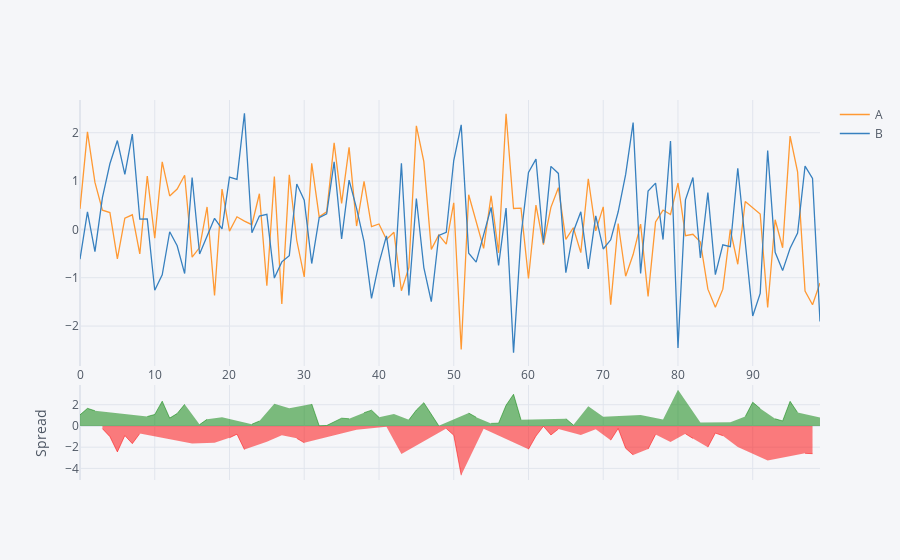

Here is the notebook cell this chart was saved with:
### Markdown cell above
### Spread plot

### Code cell
df1[['A', 'B']].iplot(kind='spread')

### Figure 1 — Plotly figure (JSON) as saved in the notebook; plotly's stock layout.template omitted (floating-point values rounded to 4 significant figures)
{"data": [{"line": {"color": "rgba(255, 153, 51, 1.0)", "dash": "solid", "shape": "linear", "width": 1.3}, "mode": "lines", "name": "A", "text": "", "type": "scatter", "x": [0, 1, 2, 3, 4, 5, 6, 7, 8, 9, 10, 11, 12, 13, 14, 15, 16, 17, 18, 19, 20, 21, 22, 23, 24, 25, 26, 27, 28, 29, 30, 31, 32, 33, 34, 35, 36, 37, 38, 39, 40, 41, 42, 43, 44, 45, 46, 47, 48, 49, 50, 51, 52, 53, 54, 55, 56, 57, 58, 59, 60, 61, 62, 63, 64, 65, 66, 67, 68, 69, 70, 71, 72, 73, 74, 75, 76, 77, 78, 79, 80, 81, 82, 83, 84, 85, 86, 87, 88, 89, 90, 91, 92, 93, 94, 95, 96, 97, 98, 99], "y": [0.4259, 2.018, 0.9719, 0.399, 0.3492, -0.6095, 0.2309, 0.3024, -0.5063, 1.106, -0.1792, 1.396, 0.6922, 0.8355, 1.12, -0.5738, -0.3762, 0.4651, -1.366, 0.8347, -0.03463, 0.2609, 0.1706, 0.09753, 0.7381, -1.167, 1.095, -1.54, 1.129, -0.2296, -0.9815, 1.367, 0.2605, 0.3643, 1.79, 0.537, 1.696, 0.06944, 0.9953, 0.05818, 0.1123, -0.2088, -0.05989, -1.269, -0.7874, 2.142, 1.402, -0.4126, -0.1129, -0.303, 0.5516, -2.483, 0.7172, 0.1466, -0.393, 0.6971, -0.4839, 2.392, 0.4331, 0.4409, -1.016, 0.5016, -0.3146, 0.4558, 0.8631, -0.2075, 0.03479, -0.4798, 1.048, -0.03018, 0.4662, -1.559, 0.122, -0.9696, -0.5198, 0.1087, -1.386, 0.1547, 0.4008, 0.3087, 0.9562, -0.129, -0.1006, -0.2628, -1.236, -1.611, -1.236, -0.001645, -0.7208, 0.5778, 0.4434, 0.318, -1.615, 0.1989, -0.3791, 1.929, 1.192, -1.275, -1.558, -1.11]}, {"line": {"color": "rgba(55, 128, 191, 1.0)", "dash": "solid", "shape": "linear", "width": 1.3}, "mode": "lines", "name": "B", "text": "", "type": "scatter", "x": [0, 1, 2, 3, 4, 5, 6, 7, 8, 9, 10, 11, 12, 13, 14, 15, 16, 17, 18, 19, 20, 21, 22, 23, 24, 25, 26, 27, 28, 29, 30, 31, 32, 33, 34, 35, 36, 37, 38, 39, 40, 41, 42, 43, 44, 45, 46, 47, 48, 49, 50, 51, 52, 53, 54, 55, 56, 57, 58, 59, 60, 61, 62, 63, 64, 65, 66, 67, 68, 69, 70, 71, 72, 73, 74, 75, 76, 77, 78, 79, 80, 81, 82, 83, 84, 85, 86, 87, 88, 89, 90, 91, 92, 93, 94, 95, 96, 97, 98, 99], "y": [-0.6177, 0.3622, -0.461, 0.6575, 1.357, 1.839, 1.141, 1.97, 0.2138, 0.2157, -1.26, -0.9383, -0.04814, -0.3385, -0.9136, 1.073, -0.5088, -0.1574, 0.2283, 0.009079, 1.08, 1.037, 2.402, -0.06814, 0.276, 0.3114, -1.007, -0.6716, -0.5432, 0.94, 0.6037, -0.7058, 0.2426, 0.3222, 1.396, -0.1959, 1.019, 0.4359, -0.2499, -1.428, -0.698, -0.1325, -1.193, 1.367, -1.364, 0.6389, -0.7898, -1.496, -0.1263, -0.06131, 1.425, 2.163, -0.4939, -0.6763, -0.1247, 0.4551, -0.7452, 0.4418, -2.551, -0.134, 1.18, 1.455, -0.2862, 1.304, 1.159, -0.893, -0.04758, 0.3634, -0.817, 0.2818, -0.4046, -0.2152, 0.3648, 1.138, 2.209, -0.9117, 0.7935, 0.9568, -0.2098, 1.827, -2.455, 0.6112, 1.073, -0.5922, 0.7619, -0.9372, -0.3191, -0.3586, 1.264, -0.3073, -1.792, -1.324, 1.634, -0.4731, -0.8519, -0.3895, -0.07638, 1.31, 1.054, -1.903]}, {"connectgaps": false, "fill": "tozeroy", "line": {"color": "green", "dash": "solid", "shape": "linear", "width": 0.5}, "mode": "lines", "name": "Spread", "showlegend": false, "type": "scatter", "x": [0, 1, 2, 3, 4, 5, 6, 7, 8, 9, 10, 11, 12, 13, 14, 15, 16, 17, 18, 19, 20, 21, 22, 23, 24, 25, 26, 27, 28, 29, 30, 31, 32, 33, 34, 35, 36, 37, 38, 39, 40, 41, 42, 43, 44, 45, 46, 47, 48, 49, 50, 51, 52, 53, 54, 55, 56, 57, 58, 59, 60, 61, 62, 63, 64, 65, 66, 67, 68, 69, 70, 71, 72, 73, 74, 75, 76, 77, 78, 79, 80, 81, 82, 83, 84, 85, 86, 87, 88, 89, 90, 91, 92, 93, 94, 95, 96, 97, 98, 99], "xaxis": "x2", "y": [1.044, 1.656, 1.433, "", "", "", "", "", "", 0.8901, 1.08, 2.335, 0.7404, 1.174, 2.034, "", 0.1326, 0.6225, "", 0.8256, "", "", "", 0.1657, 0.4621, "", 2.101, "", 1.672, "", "", 2.073, 0.01788, 0.04207, 0.3942, 0.7329, 0.6771, "", 1.245, 1.486, 0.8103, "", 1.133, "", 0.5767, 1.503, 2.192, 1.084, 0.01339, "", "", "", 1.211, 0.8229, "", 0.242, 0.2613, 1.95, 2.984, 0.5749, "", "", "", "", "", 0.6855, 0.08238, "", 1.865, "", 0.8707, "", "", "", "", 1.02, "", "", 0.6105, "", 3.411, "", "", 0.3294, "", "", "", 0.3569, "", 0.885, 2.235, 1.642, "", 0.6721, 0.4728, 2.319, 1.269, "", "", 0.7928], "yaxis": "y2"}, {"connectgaps": false, "fill": "tozeroy", "line": {"color": "red", "dash": "solid", "shape": "linear", "width": 0.5}, "mode": "lines", "name": "Spread", "showlegend": false, "type": "scatter", "x": [0, 1, 2, 3, 4, 5, 6, 7, 8, 9, 10, 11, 12, 13, 14, 15, 16, 17, 18, 19, 20, 21, 22, 23, 24, 25, 26, 27, 28, 29, 30, 31, 32, 33, 34, 35, 36, 37, 38, 39, 40, 41, 42, 43, 44, 45, 46, 47, 48, 49, 50, 51, 52, 53, 54, 55, 56, 57, 58, 59, 60, 61, 62, 63, 64, 65, 66, 67, 68, 69, 70, 71, 72, 73, 74, 75, 76, 77, 78, 79, 80, 81, 82, 83, 84, 85, 86, 87, 88, 89, 90, 91, 92, 93, 94, 95, 96, 97, 98, 99], "xaxis": "x2", "y": ["", "", "", -0.2585, -1.008, -2.448, -0.9099, -1.668, -0.7201, "", "", "", "", "", "", -1.647, "", "", -1.594, "", -1.115, -0.7756, -2.231, "", "", -1.478, "", -0.8688, "", -1.17, -1.585, "", "", "", "", "", "", -0.3664, "", "", "", -0.07625, "", -2.636, "", "", "", "", "", -0.2417, -0.8738, -4.646, "", "", -0.2683, "", "", "", "", "", -2.196, -0.9531, -0.02841, -0.8483, -0.2954, "", "", -0.8432, "", -0.312, "", -1.344, -0.2429, -2.108, -2.728, "", -2.18, -0.8021, "", -1.518, "", -0.7401, -1.174, "", -1.998, -0.6742, -0.917, "", -1.985, "", "", "", -3.249, "", "", "", "", -2.584, -2.612, ""], "yaxis": "y2"}], "layout": {"hovermode": "x", "legend": {"bgcolor": "#F5F6F9", "font": {"color": "#4D5663"}}, "paper_bgcolor": "#F5F6F9", "plot_bgcolor": "#F5F6F9", "title": {"font": {"color": "#4D5663"}}, "xaxis": {"gridcolor": "#E1E5ED", "showgrid": true, "tickfont": {"color": "#4D5663"}, "title": {"font": {"color": "#4D5663"}, "text": ""}, "zerolinecolor": "#E1E5ED"}, "xaxis2": {"anchor": "y2", "gridcolor": "#E1E5ED", "showgrid": true, "showticklabels": false, "tickfont": {"color": "#4D5663"}, "title": {"font": {"color": "#4D5663"}, "text": ""}, "zerolinecolor": "#E1E5ED"}, "yaxis": {"domain": [0.3, 1], "gridcolor": "#E1E5ED", "showgrid": true, "tickfont": {"color": "#4D5663"}, "title": {"font": {"color": "#4D5663"}, "text": ""}, "zerolinecolor": "#E1E5ED"}, "yaxis2": {"domain": [0, 0.25], "gridcolor": "#E1E5ED", "showgrid": true, "tickfont": {"color": "#4D5663"}, "title": {"font": {"color": "#4D5663"}, "text": "Spread"}, "zerolinecolor": "#E1E5ED"}}}
